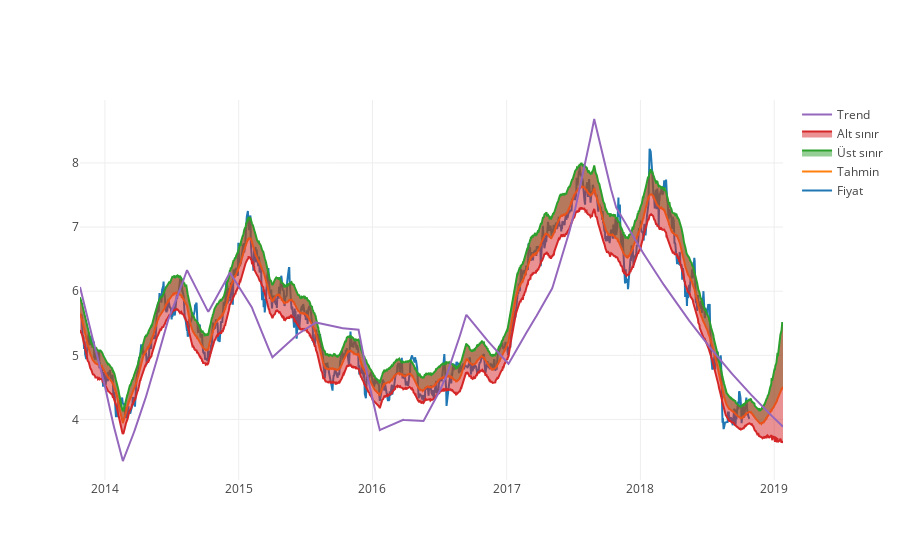

The notebook cell this image was saved under:
### Code cell
# Plotly ile browserda incelemek üzere interaktif chart üretiyoruz
# Modelin 'ay' parametresi süresi için %80 güvendiği trend kestirim aralığı
figure = py.iplot({"data": [
    go.Scatter(x=hisse_verisi['ds'], y=np.exp(hisse_verisi['y']), name='Fiyat'),
    go.Scatter(x=forecast['ds'], y=np.exp(forecast['yhat']), name='Tahmin'),
    go.Scatter(x=forecast['ds'], y=np.exp(forecast['yhat_upper']), fill='tonexty', name='Üst sınır'),
    go.Scatter(x=forecast['ds'], y=np.exp(forecast['yhat_lower']), fill='tonexty', name='Alt sınır'),
    go.Scatter(x=forecast['ds'], y=np.exp(forecast['trend']), name='Trend')]})

### Figure 1 — Plotly figure (JSON) as saved in the notebook; plotly's stock layout.template omitted (floating-point values rounded to 4 significant figures; data arrays with more than 128 entries replaced by an {"elided": "..."} marker saying what was removed)
{"data": [{"name": "Fiyat", "type": "scatter", "uid": "e832b098-d84c-11e8-abf3-c5c2cac6027f", "x": {"elided": "1303 str values"}, "y": {"elided": "1303 float values"}}, {"name": "Tahmin", "type": "scatter", "uid": "e832b570-d84c-11e8-abf3-c5c2cac6027f", "x": {"elided": "1371 str values"}, "y": {"elided": "1371 float values"}}, {"fill": "tonexty", "name": "Üst sınır", "type": "scatter", "uid": "e832b7dc-d84c-11e8-abf3-c5c2cac6027f", "x": {"elided": "1371 str values"}, "y": {"elided": "1371 float values"}}, {"fill": "tonexty", "name": "Alt sınır", "type": "scatter", "uid": "e832ba48-d84c-11e8-abf3-c5c2cac6027f", "x": {"elided": "1371 str values"}, "y": {"elided": "1371 float values"}}, {"name": "Trend", "type": "scatter", "uid": "e832bcb4-d84c-11e8-abf3-c5c2cac6027f", "x": {"elided": "1371 str values"}, "y": {"elided": "1371 float values"}}], "layout": {}}
